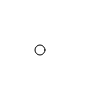
Frame 1 (no input)
Frame 60 (no input): identical to frame 1, image omitted
Frame 120 (the mouse pressed at the canvas centre since frame 60): identical to frame 1, image omitted

The p5.js sketch that drew this single still picture (run headless with seeded random() and noise() and a simulated clock; from frame 60 on, the mouse is pressed at the canvas centre):

// p5.js sketch
// ── sketch.js
var foo = new p5.Vector(40, 50);

function setup() {
  createCanvas(100,100)
  ellipse(foo.x, foo.y, 10, 10)
}

function draw() {
  
}
